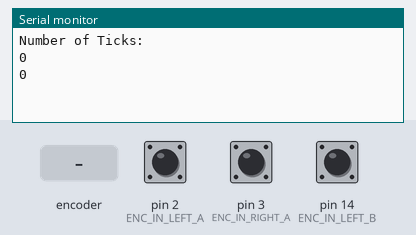
Bench run of a sketch on a simulated Arduino Uno, built with avr-gcc and run on an emulated ATmega328P. Parts: the last lines printed to the serial monitor. The inputs (shaded band) are chosen by the test bench; at power-on: pin 2 (ENC_IN_LEFT_A) HIGH, pin 3 (ENC_IN_RIGHT_A) HIGH, pin 14 (ENC_IN_LEFT_B) HIGH.

Above: at 1.2 s.
1.3 s: rotary encoder on pin 2 (ENC_IN_LEFT_A) / pin 14 (ENC_IN_LEFT_B) turned 1 step (first pin leading)
At 2.6 s:
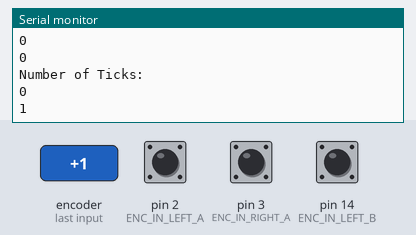
3.0 s: rotary encoder on pin 2 (ENC_IN_LEFT_A) / pin 14 (ENC_IN_LEFT_B) turned 1 step (first pin leading)
At 4.8 s:
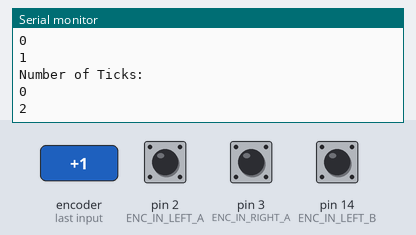
Timing chart, 0 to 6.3 s (numbered marks = the images above; inputs shaded):
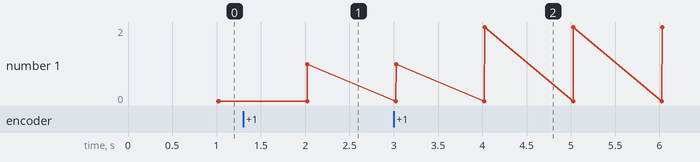

The sketch:

test_tick_encoder.ino
```cpp
/*
 * Author: Automatic Addison
 * Website: https://automaticaddison.com
 * Description: Calculate the accumulated ticks for each wheel using the
 * built-in encoder (forward = positive; reverse = negative)
 */

// Encoder output to Arduino Interrupt pin. Tracks the tick count.
#define ENC_IN_LEFT_A 2
#define ENC_IN_RIGHT_A 3

// Other encoder output to Arduino to keep track of wheel direction
// Tracks the direction of rotation.
#define ENC_IN_LEFT_B 14
#define ENC_IN_RIGHT_B 15

// True = Forward; False = Reverse
boolean Direction_left = true;
boolean Direction_right = true;

// Minumum and maximum values for 16-bit integers
const int encoder_minimum = -32768;
const int encoder_maximum = 32767;

// Keep track of the number of wheel ticks
volatile int left_wheel_tick_count = 0;
volatile int right_wheel_tick_count = 0;

// One-second interval for measurements
int interval = 1000;
long previousMillis = 0;
long currentMillis = 0;

void setup() {

  // Open the serial port at 9600 bps
  Serial.begin(9600);

  // Set pin states of the encoder
  pinMode(ENC_IN_LEFT_A , INPUT_PULLUP);
  pinMode(ENC_IN_LEFT_B , INPUT);
  pinMode(ENC_IN_RIGHT_A , INPUT_PULLUP);
  pinMode(ENC_IN_RIGHT_B , INPUT);

  // Every time the pin goes high, this is a tick
  attachInterrupt(digitalPinToInterrupt(ENC_IN_LEFT_A), left_wheel_tick, RISING);
  attachInterrupt(digitalPinToInterrupt(ENC_IN_RIGHT_A), right_wheel_tick, RISING);
}

void loop() {

  // Record the time
  currentMillis = millis();

  // If one second has passed, print the number of ticks
  if (currentMillis - previousMillis > interval) {

    previousMillis = currentMillis;

    Serial.println("Number of Ticks: ");
    Serial.println(right_wheel_tick_count);
    Serial.println(left_wheel_tick_count);
    Serial.println();
  }
}

// Increment the number of ticks
void right_wheel_tick() {

  // Read the value for the encoder for the right wheel
  int val = digitalRead(ENC_IN_RIGHT_B);

  if(val == LOW) {
    Direction_right = false; // Reverse
  }
  else {
    Direction_right = true; // Forward
  }

  if (Direction_right) {

    if (right_wheel_tick_count == encoder_maximum) {
      right_wheel_tick_count = encoder_minimum;
    }
    else {
      right_wheel_tick_count++;
    }
  }
  else {
    if (right_wheel_tick_count == encoder_minimum) {
      right_wheel_tick_count = encoder_maximum;
    }
    else {
      right_wheel_tick_count--;
    }
  }
}

// Increment the number of ticks
void left_wheel_tick() {

  // Read the value for the encoder for the left wheel
  int val = digitalRead(ENC_IN_LEFT_B);

  if(val == LOW) {
    Direction_left = true; // Reverse
  }
  else {
    Direction_left = false; // Forward
  }

  if (Direction_left) {
    if (left_wheel_tick_count == encoder_maximum) {
      left_wheel_tick_count = encoder_minimum;
    }
    else {
      left_wheel_tick_count++;
    }
  }
  else {
    if (left_wheel_tick_count == encoder_minimum) {
      left_wheel_tick_count = encoder_maximum;
    }
    else {
      left_wheel_tick_count--;
    }
  }
}
```

Measured:
- after the input at 1.3 s, the serial monitor: prints a new line after 0.73 s (image 1)
- after the input at 3.0 s, the serial monitor: prints a new line after 1.0 s (image 2)
- plotted number 1: 0 → 1 after the input at 1.3 s, 1 → 2 after the input at 3.0 s
